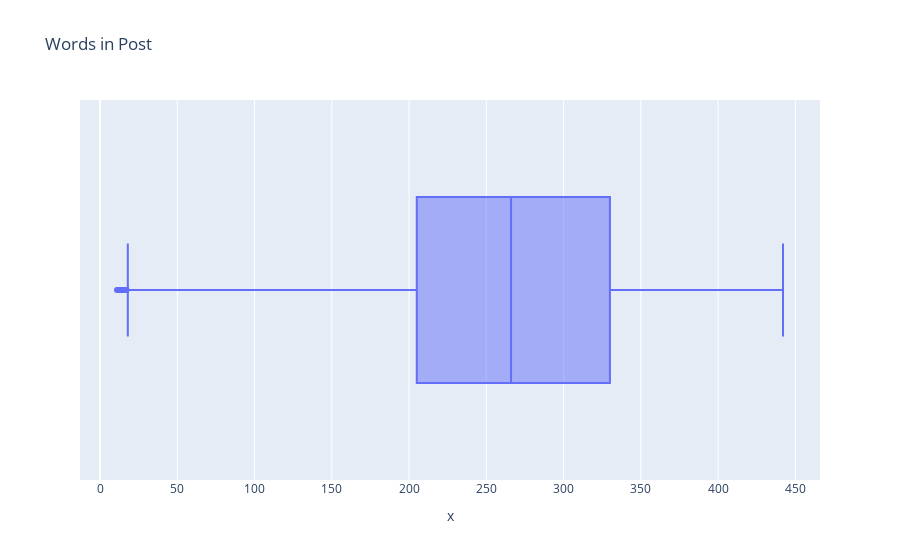

The notebook cell this image was saved under:
### Code cell
px.box(x=n_words_prompt, title="Words in Post")

### Figure 1 — Plotly figure (JSON) as saved in the notebook; plotly's stock layout.template omitted (floating-point values rounded to 4 significant figures; data arrays with more than 128 entries replaced by an {"elided": "..."} marker saying what was removed)
{"data": [{"alignmentgroup": "True", "hovertemplate": "x=%{x}<extra></extra>", "legendgroup": "", "marker": {"color": "#636efa"}, "name": "", "notched": false, "offsetgroup": "", "orientation": "h", "showlegend": false, "type": "box", "x": {"elided": "116722 int values"}, "x0": " ", "xaxis": "x", "y0": " ", "yaxis": "y"}], "layout": {"boxmode": "group", "legend": {"tracegroupgap": 0}, "title": {"text": "Words in Post"}, "xaxis": {"anchor": "y", "domain": [0, 1], "title": {"text": "x"}}, "yaxis": {"anchor": "x", "domain": [0, 1]}}}
